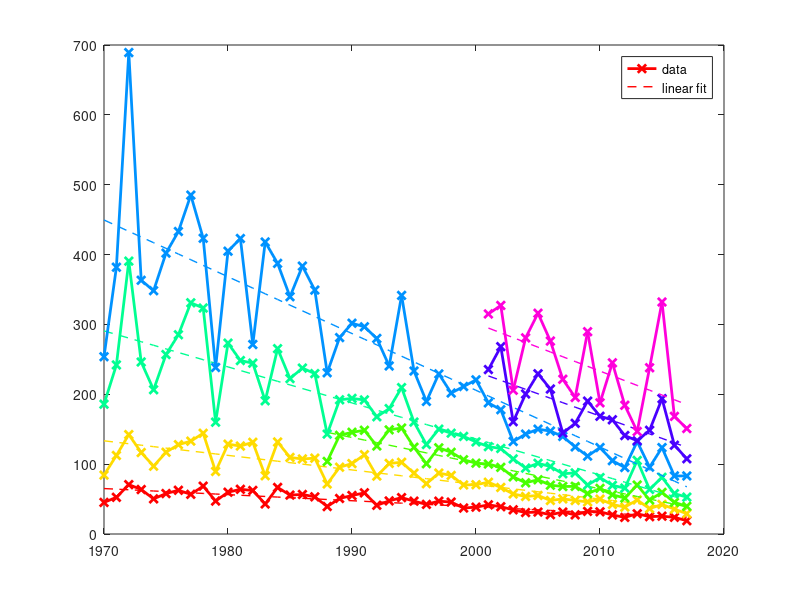

MATLAB code for this plot: (Note: this script raises an error after producing the figure.)
% Import Data
addpath('scripts')
err1 = importdata('txt/track_errors.txt');
err2 = importdata('txt/track_errors2.txt');
err3 = importdata('txt/track_errors3.txt');

% Create the error matrix
err_h0 = vertcat(err1(:, 2), err2(:, 2), err3(:, 2));
err_h12 = vertcat(err1(:, 4), err2(:, 4), err3(:, 4));
err_h24 = vertcat(err1(:, 6), err2(:, 6), err3(:, 6));
err_h36 = vertcat(NaN(size(err1, 1), 1), err2(:, 8), err3(:, 8));
err_h48 = vertcat(err1(:, 8), err2(:, 10), err3(:, 10));
err_h72 = vertcat(err1(:, 10), err2(:, 12), err3(:, 12));
err_h96 = vertcat(NaN(size(err1, 1), 1), NaN(size(err2, 1), 1), err3(:, 14));
err_h120 = vertcat(NaN(size(err1, 1), 1), NaN(size(err2, 1), 1), err3(:, 16));
years = 1970:2017;

errs = horzcat(err_h12, err_h24, err_h36, err_h48, err_h72, err_h96, err_h120);
l_colors = hsv(size(errs, 2));
hs = zeros(size(errs, 2), 1);

% Plot the errors
figure('units','normalized','outerposition',[0 0 0.7 0.7]);
for i = 1:size(errs, 2)
    xx = years(~isnan(errs(:, i)));
    yy = errs(~isnan(errs(:, i)), i);
    
    p = polyfit(xx', yy,1); 
    f = polyval(p,xx); 
    plot(xx', yy, '-x', 'Color', l_colors(i, :), 'Linewidth', 2); hold on;
    hs(i) = plot(xx',f,'--', 'Color', l_colors(i, :), 'Linewidth', 1);
    legend('data','linear fit') 
end
legend(hs, strcat(arr_to_cell_str([12 24 36 48 72 96 120]), 'h'), ...
       'Orientation', 'Horizontal')
set(gca, 'Fontsize', 20, 'Fontweight', 'Bold'); grid on;
ylabel('Forecast Error (n mi)'); xlabel('Year'); 
xlim([min(years) max(years)]); ylim([0 500]);